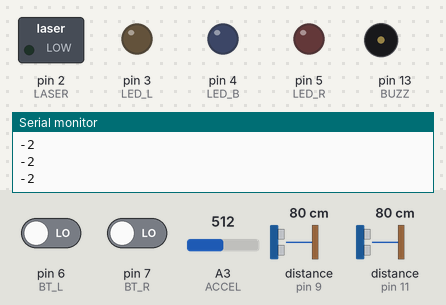
The sketch below on a simulated Arduino Uno, built with avr-gcc and run on an emulated ATmega328P. Shown: switched loads named in the sketch (green lamp = pin HIGH), output pins drawn as LEDs (lit = HIGH), buzzer (waves = sounding), the last lines printed to the serial monitor. Wiring (inferred from the names in the program): 2 × ultrasonic range finder: trigger pin 10, echo pin 9 / trigger pin 12, echo pin 11. The inputs (shaded band) are chosen by the test bench; at power-on: distance to the obstacle (sensors on pin 9, pin 11) 80 cm, A3 (ACCEL) = 512, pin 6 (BT_L) LOW, pin 7 (BT_R) LOW. The echo pulse lasts 58.3 µs per cm; pins used as bus, display or sensor lines are not drawn.

Above: at 1.2 s.
1.3 s: distance to the obstacle (sensor on pin 9) set to 34 cm
2.8 s: distance to the obstacle (sensor on pin 9) set to 27 cm
5.8 s: A3 (ACCEL) set to 551
At 7.1 s:
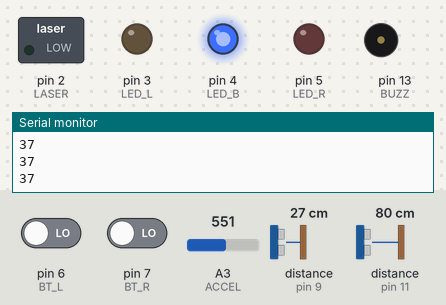
Timing chart, 0 to 7.5 s (numbered marks = the images above; inputs shaded):
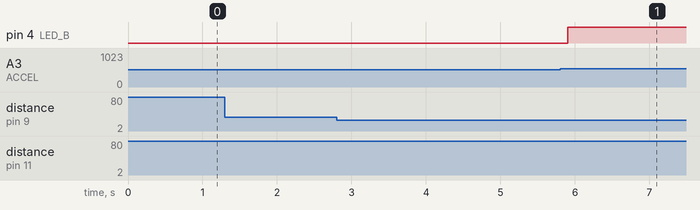

The sketch:

ver5.ino
```cpp
/*
 * —————————————————————————— *
 *                   ---- A0     VIN ---
 *                   ---- A1     VCC ---
 *                   ---- A2     GND ---
 *                   ---- A3     RES ---
 *                   ---- A4     14 ----
 *             Acc   ---- A5     13 ---- Buzzer
 *                   ---- A6     12 ---- PING_R_TRIG   green
 *                   ----  0     11 ---- PING_R_ECHO   yel
 *                   ----  1     10 ---- PING_L_TRIG   green
 *             Laser ---- ~2      9 ---- PING_L_ECHO   yel
 *    purple   LED_L ---- ~3      8 ---- BT_L
 *    blue     LED_B ---- ~4      7 ---- BT_R
 *    orange   LED_R ---- ~5      6 ---- BT_L
 *
 * —————————————————————————— *
 *    battery 4V
 *    laser 2.3V
 * —————————————————————————— *
 */

const int LASER = 2, LED_L = 3, LED_B = 4, LED_R = 5;
const int BT_L = 6, BT_R = 7, BT_HEAD = 8;
const int PING_L_ECHO = 9, PING_L_TRIG = 10, PING_R_ECHO = 11, PING_R_TRIG = 12;
const int ACCEL = 3, BUZZ = 13;
const int DIS_THRES = 30;
int ACCEL_THRES = 2, CORRECTION_VAL = 0;

int timer = 0;
bool l_push_down = false, l_prev_down = false, r_push_down = false, r_prev_down = false;
int turning = 0;
int l_push_time = 0, r_push_time = 0;
int blink_rate = 500;
int distance = 0;

bool laser_on = false, hazard_on = false;

void setup() {
  Serial.begin(9600);
  pinMode(LASER, OUTPUT); pinMode(BUZZ, OUTPUT); pinMode(LED_L, OUTPUT); pinMode(LED_R, OUTPUT); pinMode(LED_B, OUTPUT);
  pinMode(BT_L, INPUT); pinMode(BT_L, INPUT); pinMode(BT_HEAD, INPUT);
  pinMode(PING_L_ECHO, INPUT); pinMode(PING_L_TRIG, OUTPUT); pinMode(PING_R_ECHO, INPUT); pinMode(PING_R_TRIG, OUTPUT);

  ACCEL_THRES += analogRead(ACCEL);
}


int get_distance(bool left){
  int trig, echo;
  if(left) {
    trig = PING_L_TRIG; echo = PING_L_ECHO;
  } else {
    trig = PING_R_TRIG; echo = PING_R_ECHO;
  }
  digitalWrite(trig, LOW);    delayMicroseconds(2);
  digitalWrite(trig, HIGH);   delayMicroseconds(10);
  digitalWrite(trig, LOW);
  int dis = pulseIn(echo, HIGH, 100000) / 58;
  if(left){
    // Serial.println(distance);
  }
  return dis;
}

void loop() {

  if(timer % 100 == 0){
    distance = get_distance(true);
    int r_dis = get_distance(false);
    if(r_dis && r_dis < distance) distance = r_dis;
  }
  if(distance && distance < DIS_THRES) {
    tone(BUZZ, 2000, 1);
  }

  if(timer % 100 == 0){
    int acc = analogRead(3);
    Serial.println(acc - ACCEL_THRES);
    if(acc - ACCEL_THRES > 20){
      digitalWrite(LED_B, HIGH);
    }else{
      digitalWrite(LED_B, LOW);
    }
  }


  l_push_down = digitalRead(BT_L); r_push_down = digitalRead(BT_R);
  if(l_push_down && !l_prev_down){
    l_push_time = 0;
  }else if(l_push_down && l_prev_down){
    l_push_time ++;
  }
  if(r_push_down && !r_prev_down){
    r_push_time = 0;
  }else if(r_push_down && r_prev_down){
    r_push_time ++;
  }
  if(!l_push_down && !r_push_down && l_push_time > 500 && r_push_time > 500) {
    hazard_on = !hazard_on;
    if(hazard_on){
      digitalWrite(LED_L, HIGH); digitalWrite(LED_R, HIGH); digitalWrite(LED_B, HIGH);
    }
    Serial.println(hazard_on);
    l_push_time = 0;
    r_push_time = 0;
  }
  if(!l_push_down && l_push_time > 0 && l_push_time < 200){
    if(turning != -1){
      turning = -1;
    } else {
      turning = 0;
    }
    l_push_time = 0;
  } else if(!r_push_down && r_push_time > 0 && r_push_time < 200) {
    if(turning != 1){
      turning = 1;
    } else {
      turning = 0;
    }
    r_push_time = 0;
  }

  l_prev_down = l_push_down; r_prev_down = r_push_down;
  if(!hazard_on && turning == 1){
    if(timer < blink_rate / 2){
      digitalWrite(LED_L, HIGH);
    } else {
      digitalWrite(LED_L, LOW);
    }
    digitalWrite(LED_R, LOW);
  } else if(!hazard_on && turning == -1){
    if(timer < blink_rate / 2){
      digitalWrite(LED_R, HIGH);
    } else {
      digitalWrite(LED_R, LOW);
    }
    digitalWrite(LED_L, LOW);
  } else if(!hazard_on){
    digitalWrite(LED_L, LOW);
    digitalWrite(LED_R, LOW);
  }
  timer ++;
  if(timer > blink_rate){
    timer = 0;
  }
  analogWrite(LASER, 20);
  // Serial.println(turning);
  delay(1);
}
```

Measured:
- the behaviour switches between 534 and 535 on A3 (ACCEL) (found by bisection; images 0 and 1)
